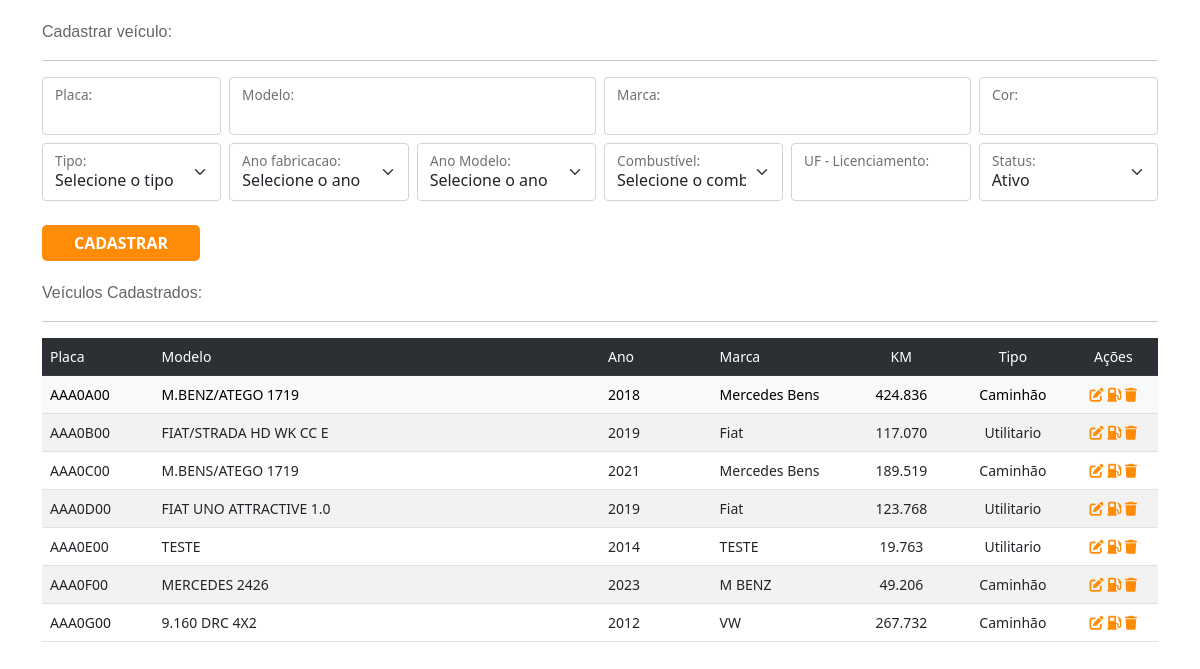
The page / on the database its author committed.
### tables this page shows
CREATE TABLE IF NOT EXISTS `veiculos` (
  `veiculo_id` int NOT NULL AUTO_INCREMENT,
  `veiculo_placa` varchar(10) NOT NULL,
  `veiculo_modelo` varchar(50) NOT NULL,
  `veiculo_marca` varchar(50) NOT NULL,
  `veiculo_cor` varchar(50) NOT NULL,
  `veiculo_tipo` varchar(50) NOT NULL,
  `veiculo_ano_fab` int NOT NULL,
  `veiculo_ano_modelo` int NOT NULL,
  `veiculo_combustivel` varchar(50) NOT NULL,
  `veiculo_uf` varchar(2) NOT NULL,
  `veiculo_status` int NOT NULL,
  `cad_autor` varchar(255) NOT NULL,
  PRIMARY KEY (`veiculo_id`)
);

CREATE TABLE IF NOT EXISTS `abastecimento` (
  `abast_id` int NOT NULL AUTO_INCREMENT,
  `veiculo_id` int NOT NULL,
  `abast_veiculo` varchar(50) NOT NULL,
  `abast_placa` varchar(50) NOT NULL,
  `abast_valor` varchar(255) NOT NULL,
  `abast_valor_litro` varchar(255) NOT NULL,
  `abast_total_litro` varchar(255) NOT NULL,
  `abast_km_anterior` varchar(50) NOT NULL,
  `abast_km` varchar(50) NOT NULL,
  `abast_km_rodado` varchar(50) DEFAULT NULL,
  `abast_media` varchar(50) DEFAULT NULL,
  `abast_combustivel` varchar(50) NOT NULL,
  `abast_data` date NOT NULL,
  `cad_autor` varchar(255) NOT NULL,
  PRIMARY KEY (`abast_id`)
);

### index.php (the view, shortened to what this page needs)
<?php
require_once "_app/conf.php";
$dados = filter_input_array(INPUT_POST, FILTER_DEFAULT);
?>
<!doctype html>
<html lang="pt-br">
<head>
  <link href="css/style.css" rel="stylesheet">
  <link rel="stylesheet" href="https://code.jquery.com/ui/1.14.0/themes/base/jquery-ui.css">
  <link href="https://cdn.jsdelivr.net/npm/bootstrap@5.1.3/dist/css/bootstrap.min.css" rel="stylesheet">
  <link rel="stylesheet" href="https://cdn.jsdelivr.net/npm/@fortawesome/fontawesome-free@6.1.2/css/fontawesome.min.css">
</head>
<body>
  <article class="container">
    <label class="titulo">Cadastrar veículo:</label>
    <hr>
    <form method="POST" action="actions/cadastrar_veiculos.php">
      <div class="row g-2">
        <div class="col-md-2">
          <div class="form-floating">
            <input type="text" class="form-control" id="placa" name="veiculo_placa" maxlength="8" id="placa" value="<?php if (isset($dados['placa'])) echo $dados['placa']; ?>" />
            <label for="floatingInputGrid">Placa:</label>
          </div>
        </div>
        <div class="col-md-4">
          <div class="form-floating">
            <input type="text" class="form-control" name="veiculo_modelo" id="modelo" value="<?php if (isset($dados['modelo'])) echo $dados['modelo']; ?>" />
            <label for="floatingInputGrid">Modelo:</label>
          </div>
        </div>
        <div class="col-md-4">
          <div class="form-floating">
            <input type="text" class="form-control" name="veiculo_marca" id="marca" value="<?php if (isset($dados['marca'])) echo $dados['marca']; ?>" />
            <label for="floatingInputGrid">Marca:</label>
          </div>
        </div>
        <div class="col-md-2">
          <div class="form-floating">
            <input type="text" class="form-control" name="veiculo_cor" id="cor" value="<?php if (isset($dados['cor'])) echo $dados['cor']; ?>" />
            <label for="floatingInputGrid">Cor:</label>
          </div>
        </div>
        <div class="col-md-2">
          <div class="form-floating ">
            <select class="form-select" name="veiculo_tipo" id="tipo">
              <option selected disabled="disabled" value=""> Selecione o tipo </option>
            </select>
            <label for="floatingSelectGrid">Tipo:</label>
          </div>
        </div>
        <div class="col-md-2">
          <div class="form-floating ">
            <select class="form-select" name="veiculo_ano_fab" id="fabricacao">
              <option selected disabled="disabled" value=""> Selecione o ano </option>
            </select>
            <label for="floatingSelectGrid">Ano fabricacao:</label>
          </div>
        </div>
        <div class="col-md-2">
          <div class="form-floating ">
            <select class="form-select" name="veiculo_ano_modelo" id="ano_modelo">
              <option selected disabled="disabled" value=""> Selecione o ano </option>
            </select>
            <label for="floatingSelectGrid">Ano Modelo:</label>
          </div>
        </div>
        <div class="col-md-2">
          <div class="form-floating ">
            <select class="form-select" name="veiculo_combustivel" id="tipo">
              <option selected disabled="disabled" value=""> Selecione o combustível </option>
            </select>
            <label for="floatingSelectGrid">Combustível:</label>
          </div>
        </div>
        <div class="col-md-2">
          <div class="form-floating">
            <input type="teste" class="form-control" name="veiculo_uf" id="uf" value="" />
            <label for="floatingInputGrid">UF - Licenciamento:</label>
          </div>
        </div>
        <div class="col-md-2">
          <div class="form-floating ">
            <select class="form-select" name="veiculo_status" id="veiculo_status">
              <option selected value="0"> Ativo </option>
            </select>
            <label for="floatingSelectGrid">Status:</label>
          </div>
        </div>
      </div>
      <br />
      <input type="submit" id="submitBtn" name="CadVeiculo" value="Cadastrar" class="btn-orange">
    </form>
    <label class="titulo">Veículos Cadastrados:</label>
    <hr>
    <table id="search_table" class="table table-striped">
      <tr class="table-dark">
        <td scope="col" align="left" style="width:10%;">Placa</td>
        <td scope="col" align="left" style="width:40%;">Modelo</td>
        <td scope="col" align="left" style="width:10%;">Ano</td>
        <td scope="col" align="left" style="width:12%;">Marca</td>
        <td scope="col" align="center" style="width:10%;">KM</td>
        <td scope="col" align="center" style="width:10%;">Tipo</td>
        <td scope="col" align="center" style="width:20%;" colspan="4">Ações</td>
      </tr>
      <tr class="table-light">
        <?php
        $pdos = "SELECT * FROM veiculos";
        $data = $pdo->prepare($pdos);
        $data->execute();
        foreach ($data as $veiculos) :
        ?>
          <td align="left" style=""><?= $veiculos['veiculo_placa']; ?></td>
          <td align="left" style=""><?= $veiculos['veiculo_modelo']; ?></td>
          <td align="left" style=""><?= $veiculos['veiculo_ano_fab'] ?></td>
          <td align="left" style=""><?= $veiculos['veiculo_marca'] ?></td>
          <?php
          $veiculo_id = $veiculos['veiculo_id'];
          $sql = "SELECT * FROM abastecimento WHERE veiculo_id = {$veiculo_id} ORDER BY abast_id DESC LIMIT 1";
          $stmt = $pdo->prepare($sql);
          $stmt->execute();
          $km = $stmt->fetch(PDO::FETCH_ASSOC);
          ?>
          <?php if (isset($km['abast_km'])) : ?>
            <td align="center"><?= $km['abast_km']; ?></td>
          <?php else : ?>
            <td align="center">0</td>
          <?php endif; ?>
          <?php if (isset($veiculos['veiculo_tipo']) and $veiculos['veiculo_tipo'] == 1) : ?>
            <td align="center" style="">Utilitario</td>
          <?php elseif (isset($veiculos['veiculo_tipo']) and $veiculos['veiculo_tipo'] == 2) : ?>
            <td align="center" style="">Kombi / Van</td>
          <?php elseif (isset($veiculos['veiculo_tipo']) and $veiculos['veiculo_tipo'] == 3) : ?>
            <td align="center" style="">Caminhão</td>
          <?php endif ?>
          <?php if (isset($veiculos['veiculo_status']) and $veiculos['veiculo_status'] == 0) : ?>
            <td align="center">
              <a href='editar_veiculo.php?placa=<?php echo $veiculos['veiculo_placa']; ?>' class="editar" title="Editar veículo"><i class="fas fa-edit icon"></i></a>
              <a href='abastecimento.php?placa=<?php echo $veiculos['veiculo_placa']; ?>' class="abastecimento" title="Abastecimento"><i class="fa-solid fa-gas-pump icon"></i></a>
              <a data-bs-toggle="modal" data-bs-target=".myModalExclusao" data-veiculo-id="<?= $veiculos['veiculo_id'] ?>" class=""><i class="fa-solid fa-trash icon" title="Excluir"></i></a>
            </td>
          <?php elseif (isset($veiculos['veiculo_status']) and $veiculos['veiculo_status'] == 1) : ?>
            <td align="center">
              <a href='editar_veiculo.php?placa=<?php echo $veiculos['veiculo_placa']; ?>' class="editar" title="Editar veículo"><i class="fas fa-edit icon"></i></a>
              <a data-bs-toggle="modal" data-bs-target=".ModalInativo" data-inativo-id="<?= $veiculos['veiculo_id'] ?>" class=""><i class="fa-solid fa-gas-pump icon" title="Abastecimento"></i></a>
              <a data-bs-toggle="modal" data-bs-target=".myModalExclusao" data-veiculo-id="<?= $veiculos['veiculo_id'] ?>" class=""><i class="fa-solid fa-trash icon" title="Excluir"></i></a>
            </td>
          <?php endif; ?>
      </tr>
    <?php
        endforeach;
    ?>
    </table>
  </article>
</body>
</html>

### css/style.css (style rules this page uses)
.titulo { font-family: "Trebuchet MS", Arial, Helvetica, sans-serif;font-size: 16px;color: #666;margin-top: 20px }
.btn-orange { padding: 4px 30px;background: #ff8b06;text-transform: uppercase;font-weight: bold;border-radius: 5px; border-color:transparent;outline: 10px; }
.btn-orange { cursor: pointer;font-size: 1.0em;color: #fff; text-decoration: none; }
.table { font-size: 14px; }
.icon { color: #ff8b06; cursor: pointer; }

### rows shown on the page
veiculos: veiculo_placa "AAA0A00", veiculo_modelo "M.BENZ/ATEGO 1719", veiculo_ano_fab "2018", veiculo_marca "Mercedes Bens", abastecimento.abast_km "424.836", veiculo_tipo "Caminhão"
veiculos: veiculo_placa "AAA0B00", veiculo_modelo "FIAT/STRADA HD WK CC E", veiculo_ano_fab "2019", veiculo_marca "Fiat", abastecimento.abast_km "117.070", veiculo_tipo "Utilitario"
veiculos: veiculo_placa "AAA0C00", veiculo_modelo "M.BENS/ATEGO 1719", veiculo_ano_fab "2021", veiculo_marca "Mercedes Bens", abastecimento.abast_km "189.519", veiculo_tipo "Caminhão"
veiculos: veiculo_placa "AAA0D00", veiculo_modelo "FIAT UNO ATTRACTIVE 1.0", veiculo_ano_fab "2019", veiculo_marca "Fiat", abastecimento.abast_km "123.768", veiculo_tipo "Utilitario"
veiculos: veiculo_placa "AAA0E00", veiculo_modelo "TESTE", veiculo_ano_fab "2014", veiculo_marca "TESTE", abastecimento.abast_km "19.763", veiculo_tipo "Utilitario"
veiculos: veiculo_placa "AAA0F00", veiculo_modelo "MERCEDES 2426", veiculo_ano_fab "2023", veiculo_marca "M BENZ", abastecimento.abast_km "49.206", veiculo_tipo "Caminhão"
veiculos: veiculo_placa "AAA0G00", veiculo_modelo "9.160 DRC 4X2", veiculo_ano_fab "2012", veiculo_marca "VW", abastecimento.abast_km "267.732", veiculo_tipo "Caminhão"
